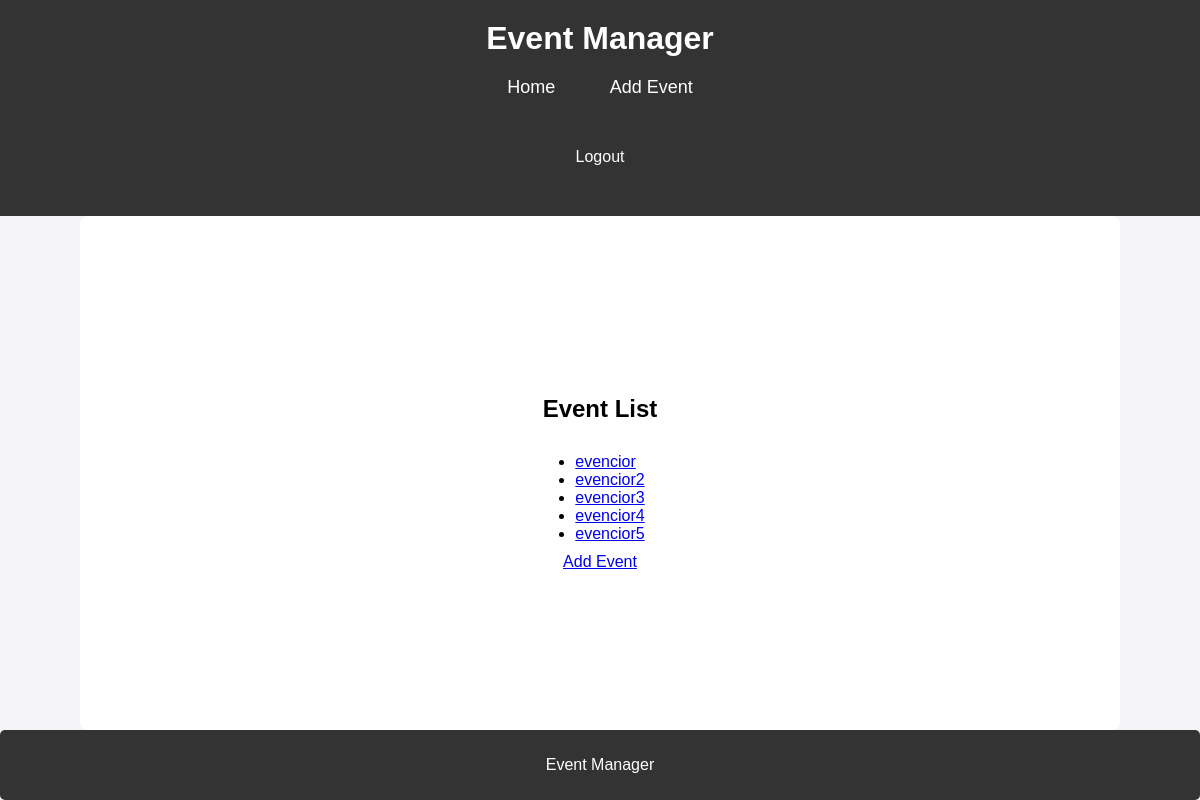
Page /events/ (signed in) on the earlier database version.
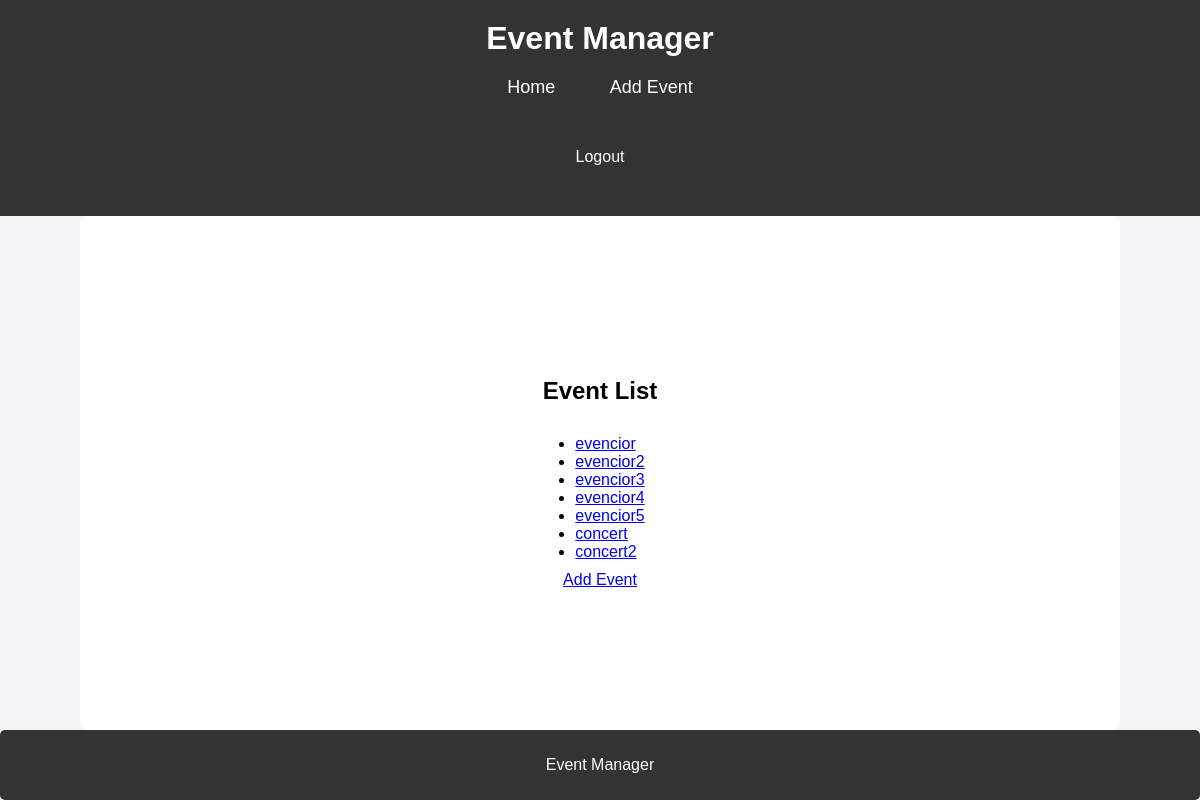
Same page on the later database version.
### event/models.py (models this page shows, shortened)
class Event(models.Model):
    name = models.CharField(max_length=200)
    description = models.TextField(max_length=255)
    date = models.DateTimeField()
    location = models.CharField(max_length=350)
    max_participants = models.PositiveIntegerField()
    created_by = models.ForeignKey(User, on_delete=models.CASCADE)

### event/views.py (the view)
# urls.py: path('', views.event_list, name='event_list'),
@login_required
def event_list(request):
    events = Event.objects.all()
    return render(request, 'events/event_list.html', {'events': events})

### event/templates/events/event_list.html
{% extends 'base.html' %}
    {% block content %}
    <h2>Event List</h2>
    <ul>
        {% for event in events %}
        <li><a href="{% url 'event_detail' event.id %}">{{ event.name }}</a></li>
        {% endfor %}
    </ul>
    <a href="{% url 'add_event' %}">Add Event</a>
    {% endblock %}

### event/templates/base.html (shortened to what this page needs)
<!DOCTYPE html>
<html lang="en">
<head>
    {% load static %}
    <link rel="stylesheet" href="{% static 'css/style.css' %}">
</head>
<body>
    <header>
        <h1>Event Manager</h1>
        <nav>
            <ul>
                <li><a href="{% url 'event_list' %}">Home</a></li>
                {% if user.is_authenticated %}
                    <li><a href="{% url 'add_event' %}">Add Event</a></li>
                    <form method="post" action="{% url 'logout' %}">
                        <button type="submit">Logout</button>
                    </form>
                {% else %}
                    <li><a href="{% url 'login' %}">Login</a></li>
                    <li><a href="{% url 'signup' %}">Sign Up</a></li>
                {% endif %}
            </ul>
        </nav>
    </header>
    <main>
        {% block content %}{% endblock %}
    </main>
    <footer>
        <p>Event Manager</p>
    </footer>
</body>
</html>

### event/static/css/style.css (style rules this page uses)
body { font-family: Arial, sans-serif; margin: 0; padding: 0; background-color: #f4f4f9; display: flex; flex-direction: column; min-height: 100vh; }
header { background-color: #333; color: white; padding: 20px 0; text-align: center; }
header h1 { margin: 0; }
nav ul { list-style-type: none; padding: 0; }
nav ul li { display: inline; margin: 0 10px; }
nav ul li a { color: white; text-decoration: none; font-size: 18px; padding: 10px 15px; border-radius: 5px; }
form button { background-color: #333; color: white; border: none; padding: 10px 20px; font-size: 16px; cursor: pointer; border-radius: 5px; transition: background-color 0.3s; }
main { flex: 1; padding: 20px; width: 1000px; max-width: 1200px; margin: 0 auto; background-color: white; border-radius: 8px; display: flex; flex-direction: column; justify-content: center; align-items: center; }
ul { margin: 10px 0; padding-left: 20px; }
form { margin-top: 20px; display: block; }
form button { width: 100%; }
nav ul li a, form button { display: inline-block; margin-bottom: 10px; }
footer { text-align: center; padding: 10px; margin-top: auto; background: #333; color: white; border-radius: 5px; }

Differences in the rows shown:
added Event: name "concert"
added Event: name "concert2"
